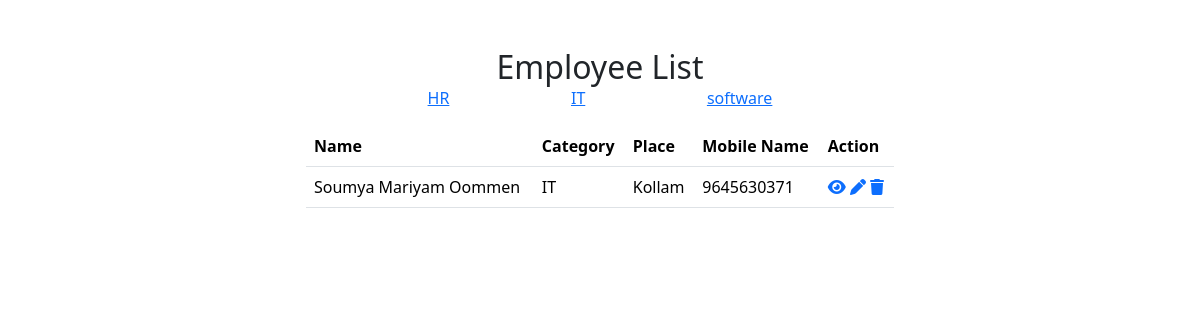
Page /employee/all/?category=IT on the committed database.
### Myapp/models.py (models this page shows, shortened)
class Category(models.Model):
    name=models.CharField(max_length=200)

class Employee(models.Model):
    name=models.CharField(max_length=200)
    category_name=models.ForeignKey(Category,on_delete=models.CASCADE)
    place=models.CharField(max_length=200)
    mobile_number=models.PositiveIntegerField()

### Myapp/views.py (the view)
# urls.py: path('employee/all/',views.EmployeeListView.as_view(),name="employee-list"),
class EmployeeListView(View):
    def get(self, request, *args, **kwargs):
        qs = Employee.objects.all()
        cator=Category.objects.all()
        cat = request.GET.get("category")
        print(cat)
        if cat:
            qs = qs.filter(category_name__name = cat)
        return render(request,"employee_list.html",{"data":qs,"cat":cator})

### Myapp/templates/employee_list.html (shortened to what this page needs)
<!DOCTYPE html>
<html lang="en">
<head>
  <link href="https://cdn.jsdelivr.net/npm/bootstrap@5.3.3/dist/css/bootstrap.min.css" rel="stylesheet"
>
  <link rel="stylesheet" href="https://cdnjs.cloudflare.com/ajax/libs/font-awesome/6.5.2/css/all.min.css">
</head>
<body>
  <div class="row mt-5">
      <div class="col-3"></div>
      <div class="col-6">
        <h2 class="card-title text-center">Employee List</h2>
        <div class="d-flex justify-content-evenly">
          {%for c in cat %}
          <p><a href="{%url 'employee-list'%}?category={{c.name}}">{{c.name}}</a></p>
          {%endfor%}
        </div>
        <table class="table">
          <thead>
            <tr>
              <th scope="col">Name</th>
              <th scope="col">Category</th>
              <th scope="col">Place</th>
              <th scope="col">Mobile Name</th>
              <th scope="col">Action</th>
            </tr>
          </thead>
          {%for t in data%}
          <tbody>
            <tr>
              <td>{{t.name}}</td>
              <td>{{t.category_name.name}}</td>
              <td>{{t.place}}</td>
              <td>{{t.mobile_number}}</td>
              <td>
                <a href="{%url 'employee-detail' t.id%}"><i class="fa-solid fa-eye"></i></a>
                <a href="{%url 'employee-update' t.id%}"><i class="fa-solid fa-pen"></i></a>
                <a href="{%url 'employee-delete' t.id%}"><i class="fa-solid fa-trash"></i></a>
            </td>
            </tr>
          </tbody>
          {%endfor%}
        </table>
      </div>
      <div class="col-3"></div>
    </div>
</body>
</html>

### rows in the picture
Category: name "HR"
Category: name "IT"
Category: name "software"
Employee: name "Soumya Mariyam Oommen", category_name.name "IT", place "Kollam", mobile_number "9645630371"
